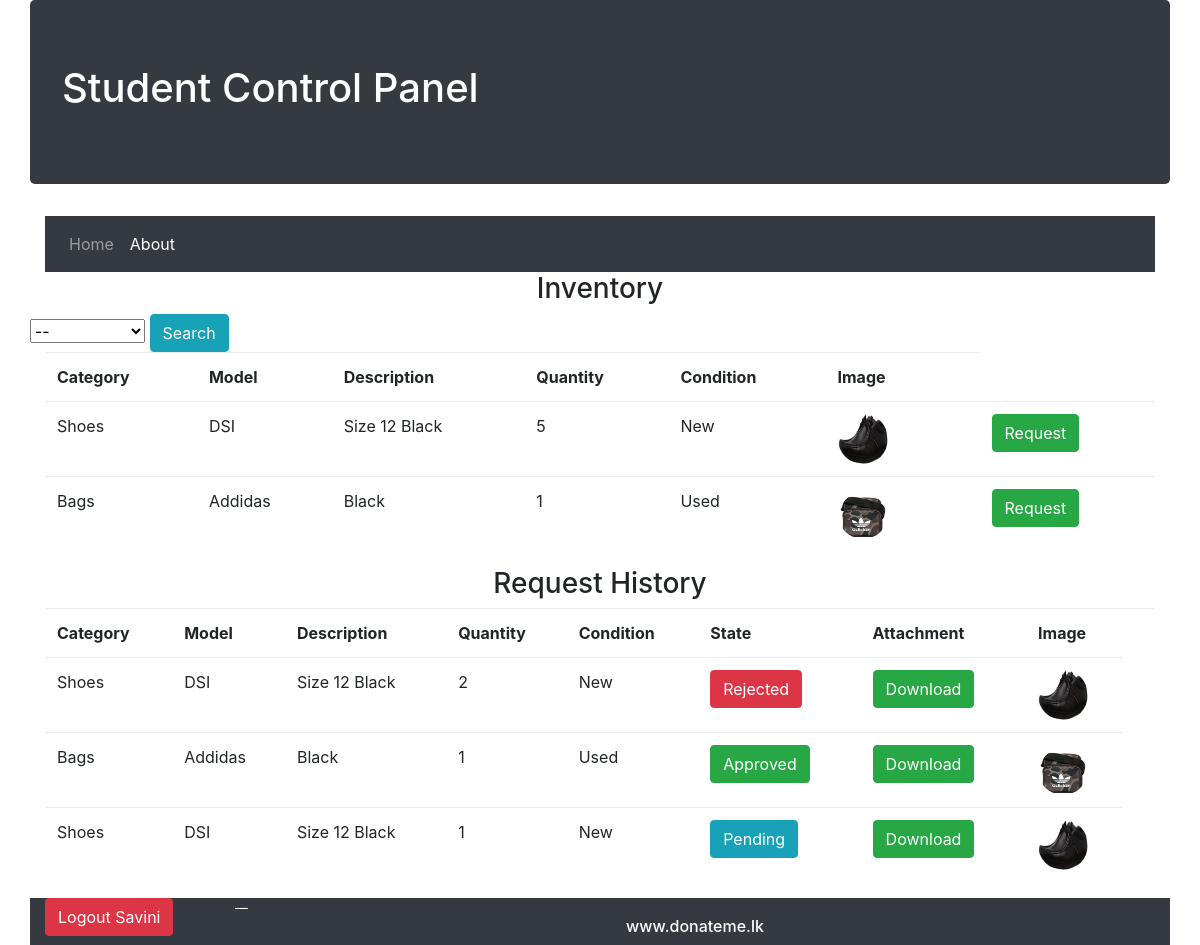
The app's page /Application/msd/StudentControlPanel.php (signed in) with its own data.
### tables this page shows
CREATE TABLE `item` (
  `id` int(11) NOT NULL,
  `category` varchar(64) NOT NULL,
  `model` varchar(64) NOT NULL,
  `description` varchar(512) NOT NULL,
  `quantity` int(11) NOT NULL,
  `condition` varchar(32) NOT NULL,
  `state` varchar(32) NOT NULL,
  `imageUrl` varchar(256) NOT NULL,
  `donorId` int(11) DEFAULT NULL
);

CREATE TABLE `request` (
  `id` int(11) NOT NULL,
  `state` varchar(32) NOT NULL,
  `quantity` int(11) NOT NULL,
  `itemId` int(11) NOT NULL,
  `studentId` int(11) NOT NULL,
  `letterUrl` varchar(256) NOT NULL
);

### Application/msd/system/controller/ItemController.php (called while the page is built, shortened)
<?php
class ItemController
{
    private $connection;
    function __construct() {
        $this->connection = new DBConnection();
    }
    public function getItemsByCategory($category) {
        $query = "";
        if($category == "") {
            $query = "SELECT `id`, `category`, `model`, `description`, `quantity`, `condition`, `state`, `imageUrl`, `donorId` FROM `item` WHERE `state`='Approved'";
        } else {
            $query = "SELECT `id`, `category`, `model`, `description`, `quantity`, `condition`, `state`, `imageUrl`, `donorId` FROM `item` WHERE `category`='".$category."' AND `state`='Approved'";
        }
        $items = array();
        $this->connection->openConnection();
        if($result = $this->connection->executeRawQuery($query)){
            while($row = $result->fetch_array()){
                $item = new Item();
                $item->setId($row['id']);
                $item->setCategory($row['category']);
                $item->setModel($row['model']);
                $item->setDescription($row['description']);
                $item->setQuantity($row['quantity']);
                $item->setCondition($row['condition']);
                $item->setState($row['state']);
                $item->setImageUrl($row['imageUrl']);
                $items[] = $item;
            }
        }
        $this->connection->closeConnection();
        return $items;
    }
    public function getItemById($id) {
        $query = "SELECT `id`, `category`, `model`, `description`, `quantity`, `condition`, `state`, `imageUrl` FROM `item` WHERE `id`='".$id."'";
        $items = array();
        $this->connection->openConnection();
        if($result = $this->connection->executeRawQuery($query)){
            while($row = $result->fetch_array()){
                $item = new Item();
                $item->setId($row['id']);
                $item->setCategory($row['category']);
                $item->setModel($row['model']);
                $item->setDescription($row['description']);
                $item->setQuantity($row['quantity']);
                $item->setCondition($row['condition']);
                $item->setState($row['state']);
                $item->setImageUrl($row['imageUrl']);
                $items[] = $item;
            }
        }
        $this->connection->closeConnection();
        return $items[0];
    }
}

### Application/msd/system/model/Item.php (called while the page is built, shortened)
<?php
class Item
{
    private $category;
    private $model;
    private $description;
    private $quantity;
    private $condition;
    private $imageUrl;
    public function getCategory() {
        return $this->category;
    }
    public function getModel() {
        return $this->model;
    }
    public function getDescription() {
        return $this->description;
    }
    public function getQuantity() {
        return $this->quantity;
    }
    public function getCondition() {
        return $this->condition;
    }
    public function getImageUrl() {
        return $this->imageUrl;
    }
    public function setCategory($category) {
        $this->category = $category;
    }
    public function setModel($model) {
        $this->model = $model;
    }
    public function setDescription($description) {
        $this->description = $description;
    }
    public function setQuantity($quantity) {
        $this->quantity = $quantity;
    }
    public function setCondition($condition) {
        $this->condition = $condition;
    }
    public function setImageUrl($imageUrl) {
        $this->imageUrl = $imageUrl;
    }
}

### Application/msd/system/controller/RequestController.php (called while the page is built, shortened)
<?php
class RequestController
{
    private $connection;
    function __construct() {
        $this->connection = new DBConnection();
    }
    public function getRequestByStudentId($studentId) {
        $query = "SELECT `id`, `state`, `quantity`, `itemId`, `studentId`, `letterUrl` FROM `request` WHERE `studentId`='".$studentId."'";
        $requests = array();
        $this->connection->openConnection();
        if($result = $this->connection->executeRawQuery($query)){
            while($row = $result->fetch_array()){
                $request = new Request();
                $request->setId($row['id']);
                $request->setState($row['state']);
                $request->setQuantity($row['quantity']);
                $request->setItemId($row['itemId']);
                $request->setStudentId($row['studentId']);
                $request->setLetterUrl($row['letterUrl']);
                $requests[] = $request;
            }
        }
        $this->connection->closeConnection();
        return $requests;
    }
}

### Application/msd/system/model/Request.php (called while the page is built, shortened)
<?php
class Request
{
    private $state;
    private $quantity;
    private $itemId;
    private $letterUrl;
    public function getState() {
        return$this->state;
    }
    public function getQuantity() {
        return $this->quantity;
    }
    public function getItemId() {
        return $this->itemId;
    }
    public function getLetterUrl() {
        return $this->letterUrl;
    }
    public function setState($state) {
        $this->state = $state;
    }
    public function setQuantity($quantity) {
        $this->quantity = $quantity;
    }
    public function setItemId($itemId) {
        $this->itemId = $itemId;
    }
    public function setLetterUrl($letterUrl) {
        $this->letterUrl = $letterUrl;
    }
}

### Application/msd/StudentControlPanel.php (the view, shortened to what this page needs)
<?php
    $search = "";
?>
<!DOCTYPE html>
<html lang="en">
<head>
    <link href="css/bootstrap.min.css" rel="stylesheet">
</head>
<body class="container">
    <div class="row jumbotron bg-dark text-white">
        <h1>Student Control Panel</h1>
    </div>
    <nav class="navbar navbar-expand-sm bg-dark navbar-dark">
        <ul class="navbar-nav">
            <li class="nav-item">
                <a class="nav-link" href="index.php">Home</a>
            </li>
            <li class="nav-item active">
                <a class="nav-link" href="About.php">About</a>
            </li>
        </ul>
    </nav>
    <div class="row">
        <div class="col-md-12">
            <h3 align="center">Inventory</h3>
        </div>
    </div>
    <div class="row" align="right">
        <form action="StudentControlPanel.php" method="post">
                <select name="category">
                    <option value="">--</option>
                </select>
                <input type="submit" value="Search" class="btn btn-info">
        </form>
    </div>
    <div class="row">
        <div class="col-md-12">
            <table class="table">
                <tr>
                    <th>Category</th>
                    <th>Model</th>
                    <th>Description</th>
                    <th>Quantity</th>
                    <th>Condition</th>
                    <th>Image</th>
                    <th></th>
                </tr>
                <?php
                    $items = array();
                    $itemController = new ItemController();
                    if(isset($search)) {
                        $items = $itemController->getItemsByCategory($search);
                    } else {
                        $items = $itemController->getItemsByCategory("");
                    }
                    foreach ($items as $item) {
                        echo '<tr>';
                        echo "<td>".$item->getCategory()."</td>";
                        echo "<td>".$item->getModel()."</td>";
                        echo "<td>".$item->getDescription()."</td>";
                        echo "<td>".$item->getQuantity()."</td>";
                        echo "<td>".$item->getCondition()."</td>";
                        echo "<td><img class='rounded-circle' src='".$item->getImageUrl()."' style='width:50px;height:50px;'></td>";
                        ?>
                        <form action="RequestItemPanel.php" method="post">
                            <td><input type="hidden" name="itemId" value="<?php echo $item->getId(); ?>"></td>
                            <td><input type="submit" value="Request" class="btn btn-success"></td>
                        </form>
                        <?php
                        echo '</tr>';
                    }
                ?>
            </table>
        </div>
    </div>
    <div class="row">
        <div class="col-md-12">
            <h3 align="center">Request History</h3>
            <table class="table">
                <tr>
                    <th>Category</th>
                    <th>Model</th>
                    <th>Description</th>
                    <th>Quantity</th>
                    <th>Condition</th>
                    <th>State</th>
                    <th>Attachment</th>
                    <th>Image</th>
                    <th></th>
                </tr>
                <?php
                    $requestController = new RequestController();
                    $itemController = new ItemController();
                    $requests = $requestController->getRequestByStudentId($_SESSION['id']);
                    foreach ($requests as $request) {
                        echo "<tr>";
                        $item = $itemController->getItemById($request->getItemId());
                        echo "<td>".$item->getCategory()."</td>";
                        echo "<td>".$item->getModel()."</td>";
                        echo "<td>".$item->getDescription()."</td>";
                        echo "<td>".$request->getQuantity()."</td>";
                        echo "<td>".$item->getCondition()."</td>";
                        if($request->getState() == 'Pending') {
                            echo "<td><a class='btn btn-info text-white'>".$request->getState()."</a></td>";
                        } elseif ($request->getState() == 'Approved') {
                            echo "<td><a class='btn btn-success text-white'>".$request->getState()."</a></td>";
                        } elseif ($request->getState() == 'Rejected') {
                            echo "<td><a class='btn btn-danger text-white'>".$request->getState()."</a></td>";
                        } else {
                            echo "<td><a class='btn btn-info text-white'>".$request->getState()."</a></td>";
                        }
                        echo "<td><a href='".$request->getLetterUrl()."' class='btn btn-success'>Download</a></td>";
                        echo "<td><img class='rounded-circle' src='".$item->getImageUrl()."' style='width:50px;height:50px;'></td>";
                        echo "</tr>";
                    }
                ?>
            </table>
        </div>
    </div>
    <div class="row">
        <div class="col-md-2 bg-dark">
            <a href="php/Logout.php" class="btn btn-danger"><?php echo "Logout ".$_SESSION['name']; ?></a>
        </div>
        <div class="col-md-10 blockquote-footer bg-dark text-white">
            <h6 align="center"> www.donateme.lk </h6>
        </div>
    </div>
</body>
</html>

### records on screen
item: category "Shoes", model "DSI", description "Size 12 Black", quantity "5", condition "New", imageUrl (picture)
item: category "Bags", model "Addidas", description "Black", quantity "1", condition "Used", imageUrl (picture)
request: itemId.category "Shoes", itemId.model "DSI", itemId.description "Size 12 Black", quantity "2", itemId.condition "New", state "Rejected", itemId.imageUrl (picture)
request: itemId.category "Bags", itemId.model "Addidas", itemId.description "Black", quantity "1", itemId.condition "Used", state "Approved", itemId.imageUrl (picture)
request: itemId.category "Shoes", itemId.model "DSI", itemId.description "Size 12 Black", quantity "1", itemId.condition "New", state "Pending", itemId.imageUrl (picture)

### other values on screen
$_SESSION['name'] "Savini"
